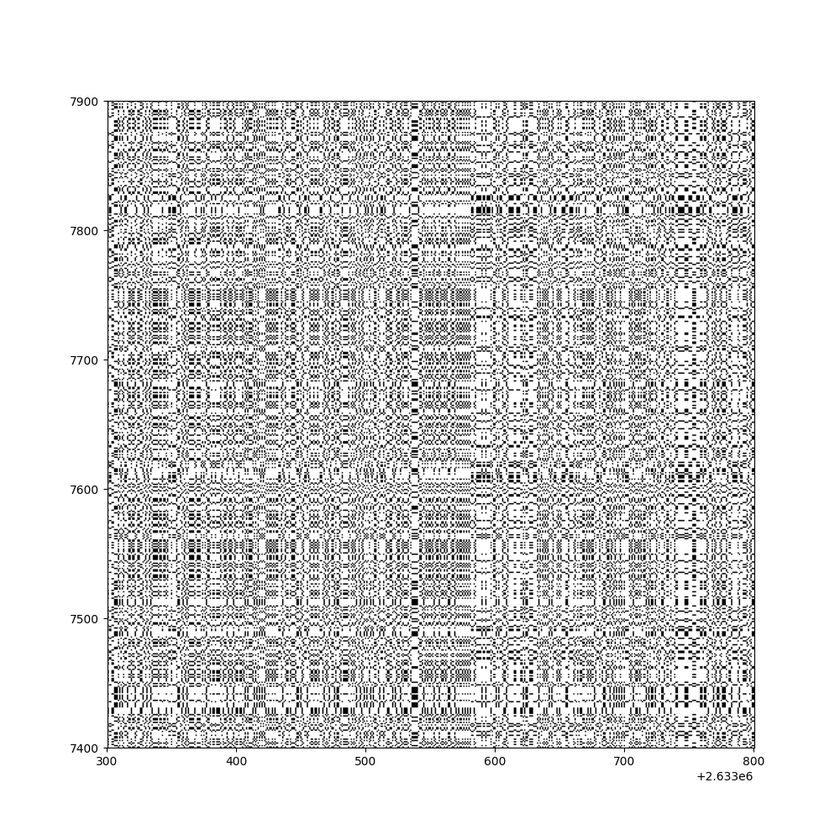
#> input picture Imagenes/Secuencial/dotplot_17.png, 840 x 840 px, shrunk from 1000 x 1000 before the run, found by its file name
$ python Filtrado.py
#> lines starting #> are read from the running program, lines starting #| are printed output that depends on the picture; after the words box and inside, x2 and y2 are one past the last pixel; in counts of white or black regions, pixels touching at a corner belong together
#> further down, matrix is the input picture: shape (840, 840); min 0, max 255, mean 215
import numpy as np
import cv2
from multiprocessing import Pool


def aplicar_filtro(input_matrix, output_path):
    """
    Aplica un filtro personalizado a una matriz de entrada y guarda la imagen filtrada en la ruta de salida.

    Parámetros:
    - input_matrix: Matriz de entrada que representa una imagen.
    - output_path: Ruta de salida donde se guardará la imagen filtrada.

    El código realiza las siguientes operaciones:
    1. Define un kernel personalizado.
    2. Aplica el filtro 2D utilizando el kernel personalizado a la matriz de entrada.
    3. Normaliza la matriz filtrada en el rango de 0 a 127.
    4. Aplica un umbral a la matriz normalizada para obtener una imagen binaria.
    5. Guarda la imagen binaria en la ruta de salida.
    6. Muestra la imagen filtrada en una ventana.
    7. Espera a que se presione una tecla para cerrar la ventana.

    No devuelve ningún valor.
    """

    custom_kernel = np.array([[1, 0, 0],
                              [0, 1, 0],
                              [0, 0, 1]])

    filtered_matrix = cv2.filter2D(input_matrix, -1, custom_kernel)
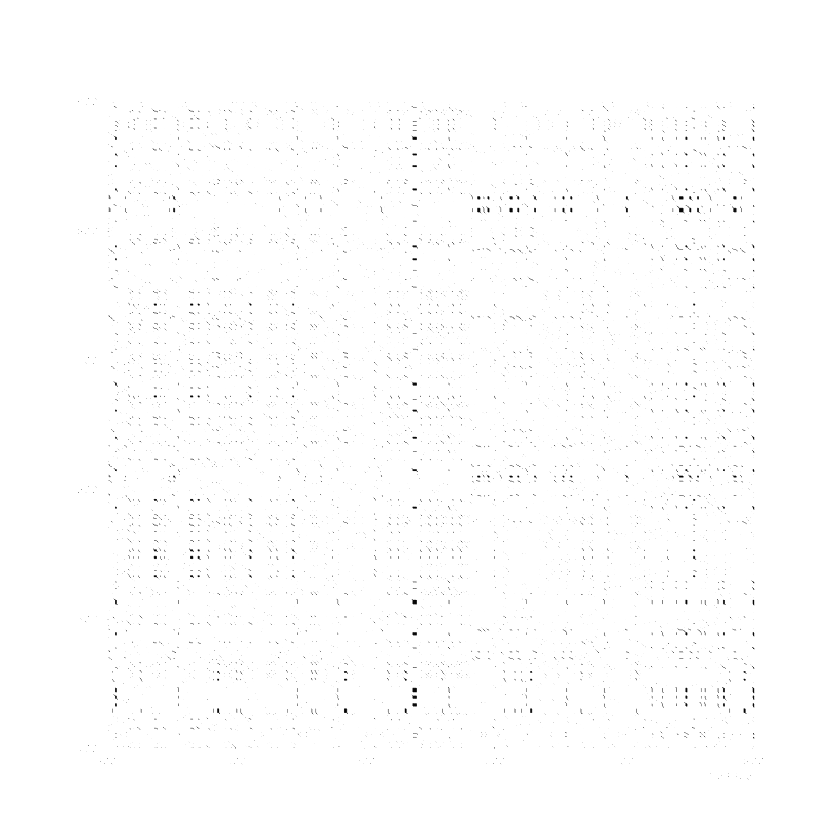
#> filtered_matrix: shape (840, 840); min 2, max 255, mean 253.7

    normalized_matrix = cv2.normalize(filtered_matrix, None, 0, 127, cv2.NORM_MINMAX)
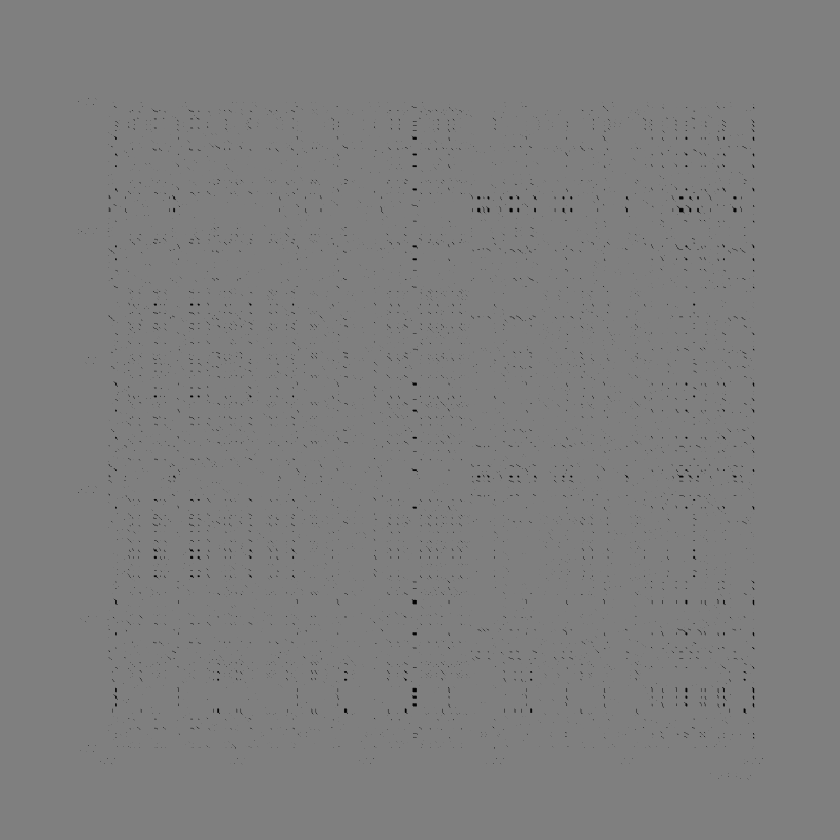
#> normalized_matrix: shape (840, 840); min 0, max 127, mean 126.4

    threshold_value = 126
    _, thresholded_matrix = cv2.threshold(normalized_matrix, threshold_value, 255, cv2.THRESH_BINARY)
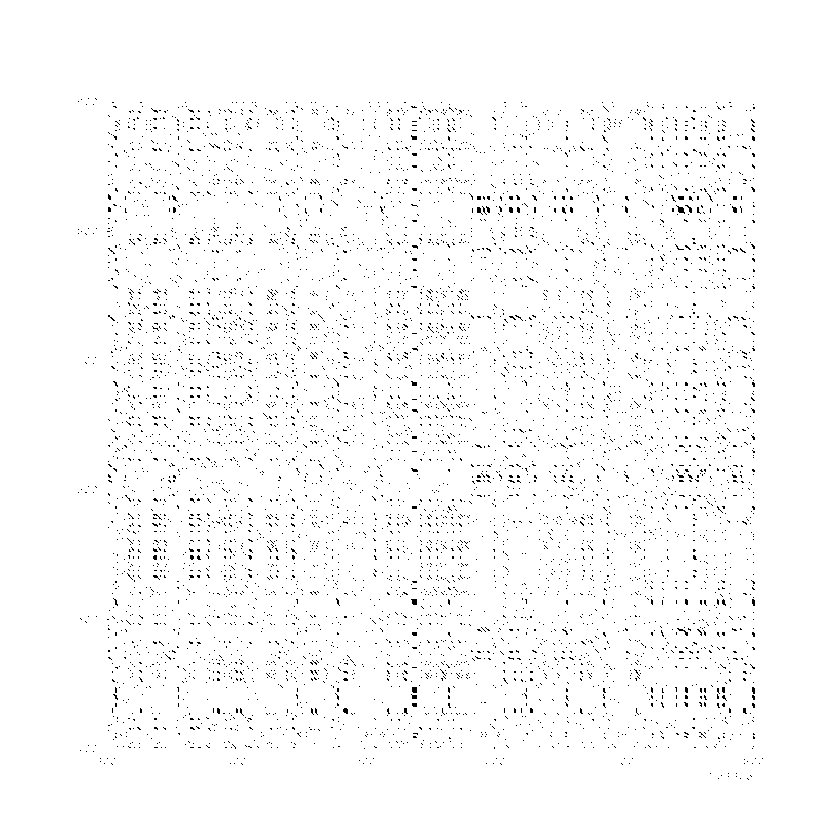
#> thresholded_matrix: shape (840, 840); 97.9% white; black in thin lines or dots, all inside (x1, y1, x2, y2) = (78, 98, 763, 780)

    cv2.imwrite(output_path, thresholded_matrix)
    cv2.imshow('Filtered Image', thresholded_matrix)
    cv2.waitKey(0)
    cv2.destroyAllWindows()

# Cargar la imagen en una matriz
image_path = 'Imagenes\Secuencial\dotplot_17.png'

#image_path = 'Imagenes\Multiprocessing\dotplot_parcial_1200_2.png'
matrix = cv2.imread(image_path, cv2.IMREAD_GRAYSCALE)  # Cargar la imagen en escala de grises

# Aplicar el filtro a la matriz
filtered_image_path = 'Imagenes\\Secuencial\\dotplot_17_filtered.png'
aplicar_filtro(matrix, filtered_image_path)

$ run again, with Imagenes/Secuencial/dotplot_1.png copied over Imagenes/Secuencial/dotplot_17.png
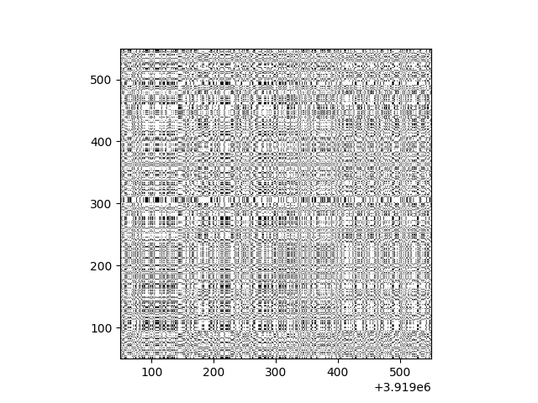
#> input picture Imagenes/Secuencial/dotplot_1.png, 538 x 403 px, shrunk from 640 x 480 before the run, found by its file name
#> matrix is the input picture: shape (403, 538); min 0, max 255, mean 223.6
#> in aplicar_filtro, `filtered_matrix = cv2.filter2D(input_matrix, -1, custom_kernel)`:
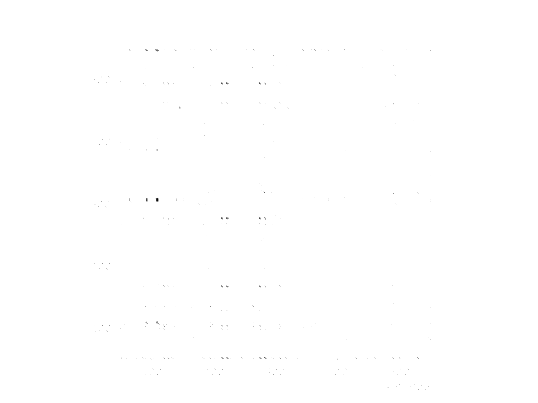
#> filtered_matrix: shape (403, 538); min 9, max 255, mean 254.9
#> in aplicar_filtro, `_, thresholded_matrix = cv2.threshold(normalized_matrix, threshold_val..`:
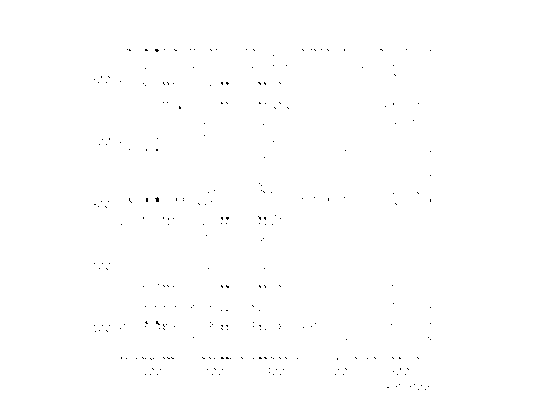
#> thresholded_matrix: shape (403, 538); 99.8% white; black in thin lines or dots, all inside (x1, y1, x2, y2) = (94, 49, 431, 390)

$ run again, with Imagenes/Secuencial/dotplot_10.png copied over Imagenes/Secuencial/dotplot_17.png
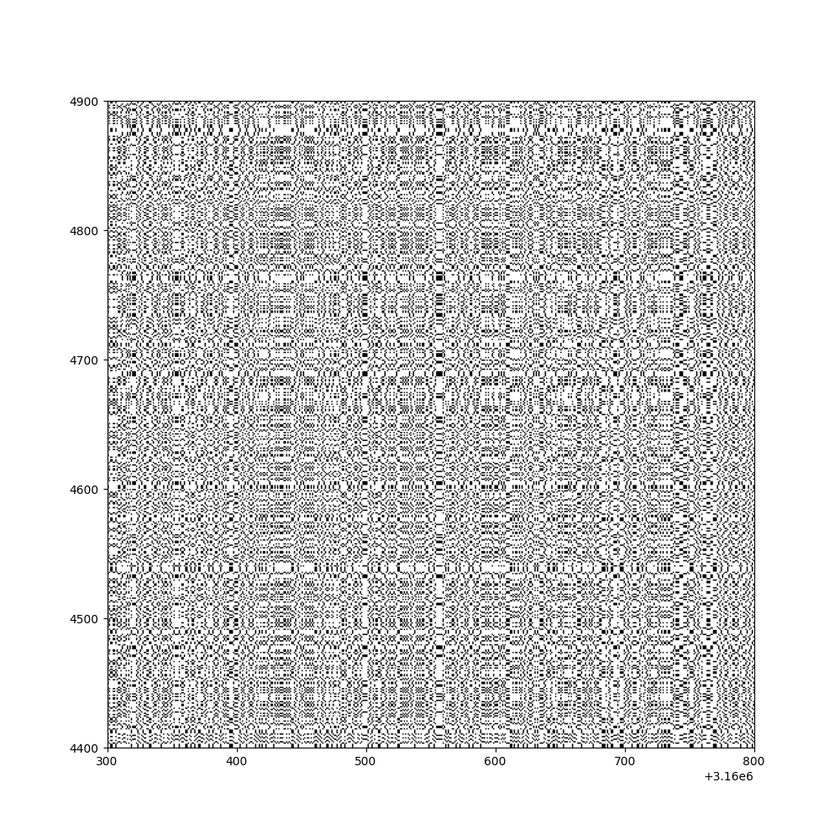
#> input picture Imagenes/Secuencial/dotplot_10.png, 840 x 840 px, shrunk from 1000 x 1000 before the run, found by its file name
#> matrix is the input picture: shape (840, 840); min 0, max 255, mean 214.4
#> in aplicar_filtro, `normalized_matrix = cv2.normalize(filtered_matrix, None, 0, 127, cv2.N..`:
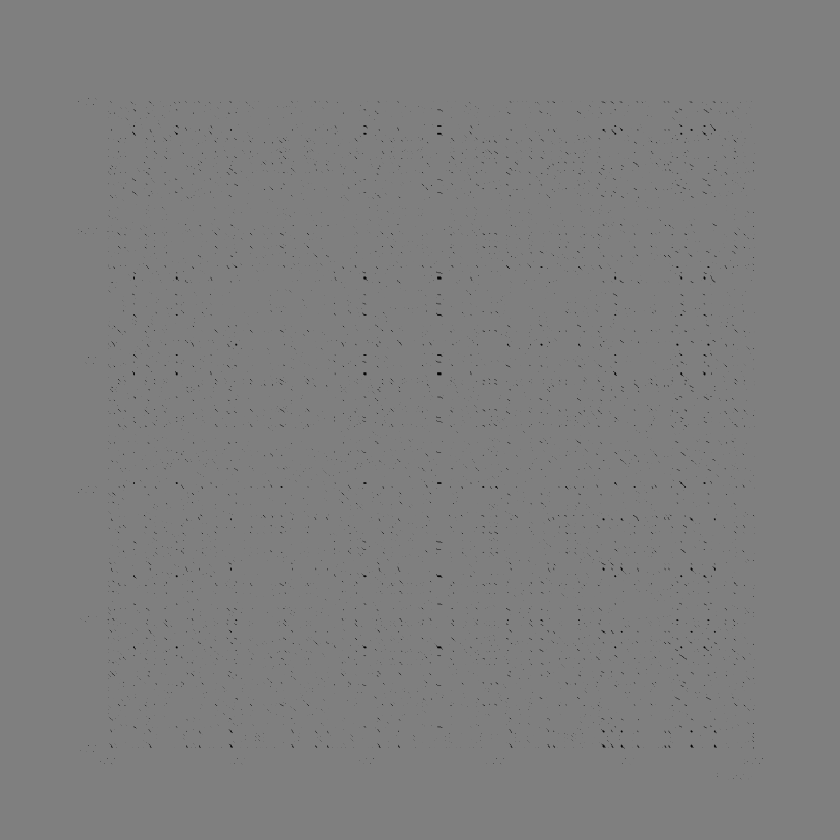
#> normalized_matrix: shape (840, 840); min 0, max 127, mean 126.5
#> in aplicar_filtro, `_, thresholded_matrix = cv2.threshold(normalized_matrix, threshold_val..`:
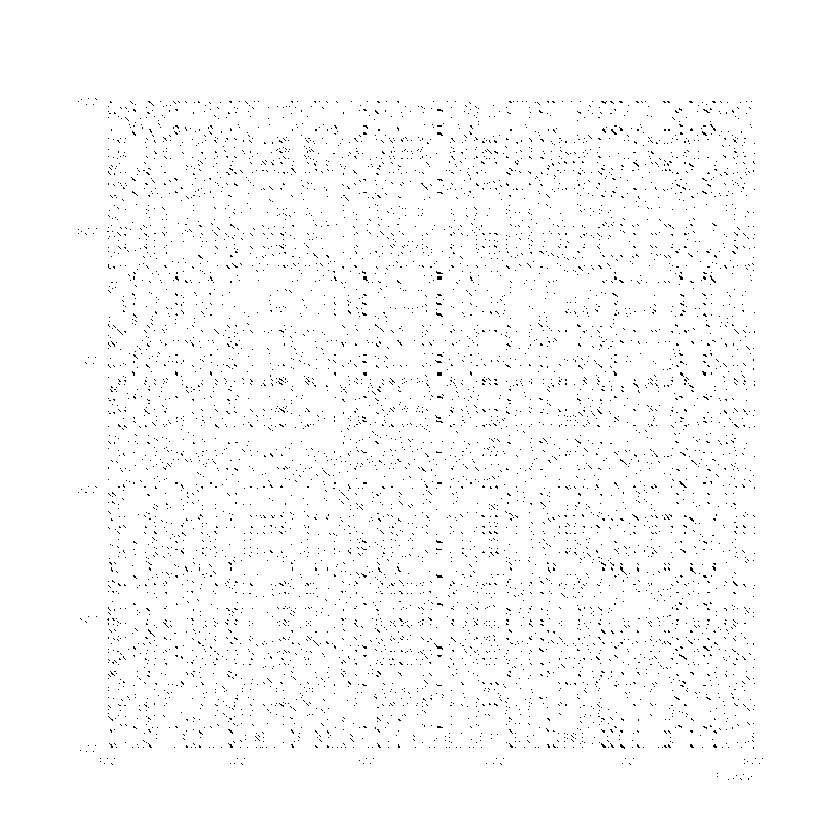
#> thresholded_matrix: shape (840, 840); 98.3% white; black in thin lines or dots, all inside (x1, y1, x2, y2) = (78, 98, 763, 780)
